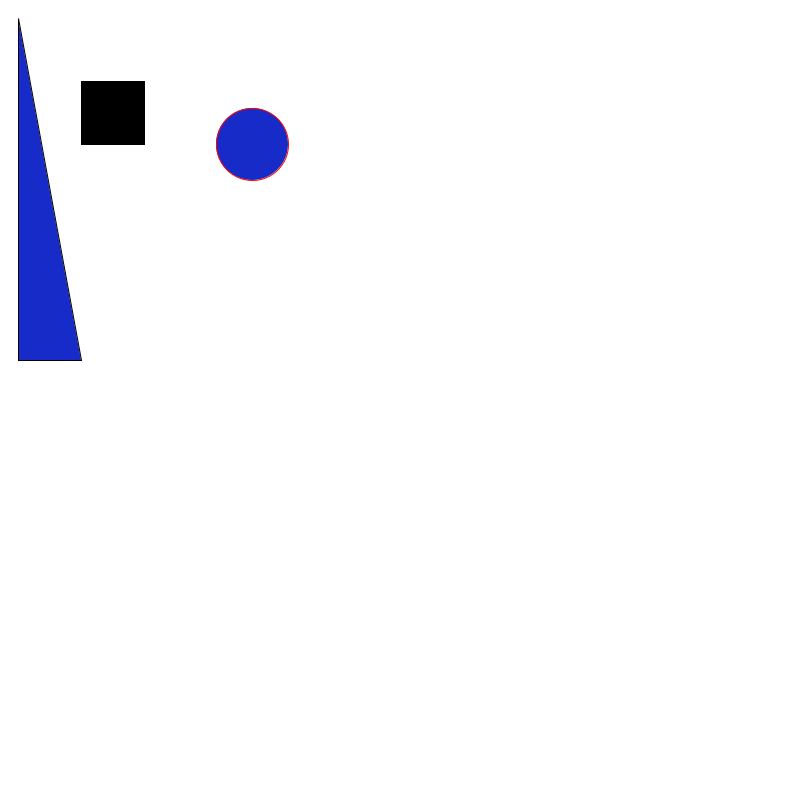
Frame 1 (no input)
Frame 60 (the mouse pressed at the canvas centre just before this capture): identical to frame 1, image omitted
Frame 120 (the mouse held since frame 60 and released just before this capture): identical to frame 1, image omitted

The Processing sketch that drew this single still picture (run headless with seeded random() and noise(); from frame 60 on, the mouse is pressed at the canvas centre):

// Processing sketch: sketch03_Shapes
// ── sketch03_Shapes.pde
void setup(){
   size(800, 800);
  
}

void draw(){
  background(255);
   stroke(0);
//SHAPES


//change colour
  fill(0, 0, 0);

 //RECTANGLES
   rect(81, 81, 63, 63); // (X1, Y1, X2, Y2)
 // rect(81, 81, 63, 203);
  
  //change colour again
  fill(23, 43, 200);
  
  //TRIANGLES
   triangle(18, 18, 18, 360, 81, 360);
   
   
    //change colour again
  fill(23, 43, 200);
  stroke(255, 0, 0);
  
  //QUADRILATERAL
 // quad(189, 18, 216, 18, 216, 360, 144, 360);
  
  //ELLIPSE (CIRCLES)
  //ellipse syntax is slightly different
  //(x-center, y center, width, height)
  
    ellipse(252, 144, 72, 72);
 //  ellipse(252, 304, 72, 202);
  
}
